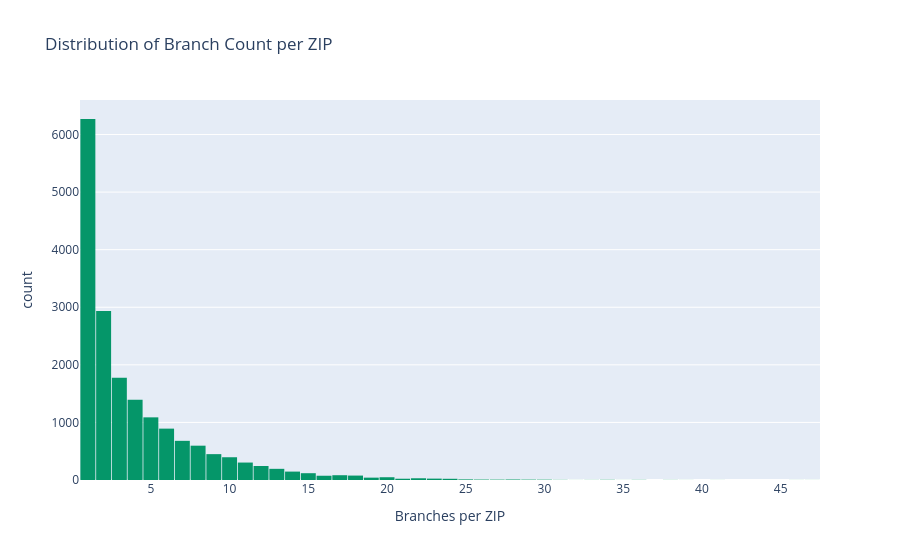

The notebook cell this image was saved under:
### Code cell
# Branches per ZIP distribution

# Plot histogram
fig = px.histogram(
    zip_df['BRANCH_COUNT'],
    nbins = 50, 
    title = 'Distribution of Branch Count per ZIP',
    labels = {'value': 'Branches per ZIP'},
    color_discrete_sequence = ['#059669']
)

fig.update_layout(bargap=0.05, showlegend=False)
fig.show()

# Print Summary

print(f'ZIPs with 1 branch : {(zip_df['BRANCH_COUNT'] == 1).sum():,} ')
print(f'ZIPs with 2-5 branch : {zip_df['BRANCH_COUNT'].between(2,5).sum():,} ')
print(f'ZIPs with 6+ branch : {(zip_df['BRANCH_COUNT'] >= 6).sum():,} ')

### Figure 1 — Plotly figure (JSON) as saved in the notebook; plotly's stock layout.template omitted (floating-point values rounded to 4 significant figures; data arrays with more than 128 entries replaced by an {"elided": "..."} marker saying what was removed)
{"data": [{"bingroup": "x", "hovertemplate": "variable=BRANCH_COUNT<br>Branches per ZIP=%{x}<br>count=%{y}<extra></extra>", "legendgroup": "BRANCH_COUNT", "marker": {"color": "#059669", "pattern": {"shape": ""}}, "name": "BRANCH_COUNT", "nbinsx": 50, "orientation": "v", "showlegend": true, "type": "histogram", "x": {"elided": "17968 int values"}, "xaxis": "x", "yaxis": "y"}], "layout": {"bargap": 0.05, "barmode": "relative", "legend": {"title": {"text": "variable"}, "tracegroupgap": 0}, "showlegend": false, "title": {"text": "Distribution of Branch Count per ZIP"}, "xaxis": {"anchor": "y", "domain": [0, 1], "title": {"text": "Branches per ZIP"}}, "yaxis": {"anchor": "x", "domain": [0, 1], "title": {"text": "count"}}}}
